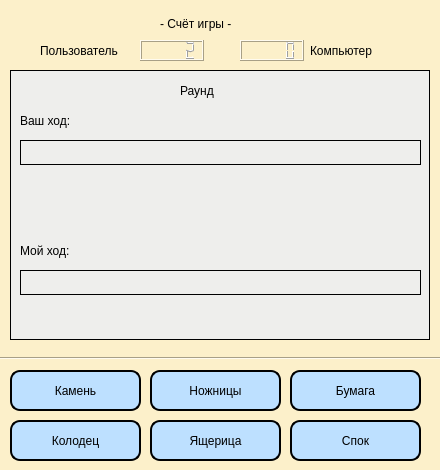
<?xml version="1.0" encoding="UTF-8"?>
<ui version="4.0">
 <class>MainWindow</class>
 <widget class="QMainWindow" name="MainWindow">
  <property name="geometry">
   <rect>
    <x>0</x>
    <y>0</y>
    <width>440</width>
    <height>470</height>
   </rect>
  </property>
  <property name="sizePolicy">
   <sizepolicy hsizetype="Fixed" vsizetype="Fixed">
    <horstretch>0</horstretch>
    <verstretch>0</verstretch>
   </sizepolicy>
  </property>
  <property name="minimumSize">
   <size>
    <width>440</width>
    <height>470</height>
   </size>
  </property>
  <property name="maximumSize">
   <size>
    <width>440</width>
    <height>470</height>
   </size>
  </property>
  <property name="windowTitle">
   <string>MainWindow</string>
  </property>
  <property name="styleSheet">
   <string notr="true">background-color: #fcf0ca;</string>
  </property>
  <widget class="QWidget" name="centralwidget">
   <widget class="QPushButton" name="button_well">
    <property name="geometry">
     <rect>
      <x>10</x>
      <y>420</y>
      <width>131</width>
      <height>41</height>
     </rect>
    </property>
    <property name="styleSheet">
     <string notr="true">border-color: rgb(0, 0, 0);
border-style: outset;
border-width: 2px;
border-radius: 10px;
background-color: #bde0ff;
font: 75 bold 18pt &quot;FreeSerif&quot;;

</string>
    </property>
    <property name="text">
     <string>Колодец</string>
    </property>
   </widget>
   <widget class="QPushButton" name="button_lizard">
    <property name="geometry">
     <rect>
      <x>150</x>
      <y>420</y>
      <width>131</width>
      <height>41</height>
     </rect>
    </property>
    <property name="styleSheet">
     <string notr="true">border-color: rgb(0, 0, 0);
border-style: outset;
border-width: 2px;
border-radius: 10px;
background-color: #bde0ff;
font: 75 bold 18pt &quot;FreeSerif&quot;;

</string>
    </property>
    <property name="text">
     <string>Ящерица</string>
    </property>
   </widget>
   <widget class="QPushButton" name="button_spock">
    <property name="geometry">
     <rect>
      <x>290</x>
      <y>420</y>
      <width>131</width>
      <height>41</height>
     </rect>
    </property>
    <property name="styleSheet">
     <string notr="true">border-color: rgb(0, 0, 0);
border-style: outset;
border-width: 2px;
border-radius: 10px;
background-color: #bde0ff;
font: 75 bold 18pt &quot;FreeSerif&quot;;

</string>
    </property>
    <property name="text">
     <string>Спок</string>
    </property>
   </widget>
   <widget class="Line" name="design_line">
    <property name="geometry">
     <rect>
      <x>0</x>
      <y>350</y>
      <width>441</width>
      <height>16</height>
     </rect>
    </property>
    <property name="orientation">
     <enum>Qt::Horizontal</enum>
    </property>
   </widget>
   <widget class="QPushButton" name="button_stone">
    <property name="geometry">
     <rect>
      <x>10</x>
      <y>370</y>
      <width>131</width>
      <height>41</height>
     </rect>
    </property>
    <property name="styleSheet">
     <string notr="true">border-color: rgb(0, 0, 0);
border-style: outset;
border-width: 2px;
border-radius: 10px;
background-color: #bde0ff;
font: 75 bold 18pt &quot;FreeSerif&quot;;

</string>
    </property>
    <property name="text">
     <string>Камень</string>
    </property>
   </widget>
   <widget class="QPushButton" name="button_scissors">
    <property name="geometry">
     <rect>
      <x>150</x>
      <y>370</y>
      <width>131</width>
      <height>41</height>
     </rect>
    </property>
    <property name="styleSheet">
     <string notr="true">border-color: rgb(0, 0, 0);
border-style: outset;
border-width: 2px;
border-radius: 10px;
background-color: #bde0ff;
font: 75 bold 18pt &quot;FreeSerif&quot;;

</string>
    </property>
    <property name="text">
     <string>Ножницы</string>
    </property>
   </widget>
   <widget class="QPushButton" name="button_papers">
    <property name="geometry">
     <rect>
      <x>290</x>
      <y>370</y>
      <width>131</width>
      <height>41</height>
     </rect>
    </property>
    <property name="styleSheet">
     <string notr="true">border-color: rgb(0, 0, 0);
border-style: outset;
border-width: 2px;
border-radius: 10px;
background-color: #bde0ff;
font: 75 bold 18pt &quot;FreeSerif&quot;;

</string>
    </property>
    <property name="text">
     <string>Бумага</string>
    </property>
   </widget>
   <widget class="QLabel" name="design_label">
    <property name="geometry">
     <rect>
      <x>10</x>
      <y>70</y>
      <width>420</width>
      <height>270</height>
     </rect>
    </property>
    <property name="styleSheet">
     <string notr="true">background-color: rgb(238, 238, 236);
border-style: outset;
border-color: rgb(0, 0, 0);
border-width: 1px;
</string>
    </property>
    <property name="text">
     <string/>
    </property>
   </widget>
   <widget class="QLabel" name="design_label2">
    <property name="geometry">
     <rect>
      <x>40</x>
      <y>40</y>
      <width>101</width>
      <height>21</height>
     </rect>
    </property>
    <property name="styleSheet">
     <string notr="true">font: 75 12pt &quot;FreeSerif&quot;;</string>
    </property>
    <property name="text">
     <string>Пользователь</string>
    </property>
   </widget>
   <widget class="QLCDNumber" name="user_score">
    <property name="geometry">
     <rect>
      <x>140</x>
      <y>40</y>
      <width>64</width>
      <height>21</height>
     </rect>
    </property>
    <property name="intValue" stdset="0">
     <number>2</number>
    </property>
   </widget>
   <widget class="QLCDNumber" name="computer_score">
    <property name="geometry">
     <rect>
      <x>240</x>
      <y>40</y>
      <width>64</width>
      <height>21</height>
     </rect>
    </property>
   </widget>
   <widget class="QLabel" name="design_label3">
    <property name="geometry">
     <rect>
      <x>310</x>
      <y>40</y>
      <width>81</width>
      <height>21</height>
     </rect>
    </property>
    <property name="styleSheet">
     <string notr="true">font: 75 12pt &quot;FreeSerif&quot;;</string>
    </property>
    <property name="text">
     <string>Компьютер</string>
    </property>
   </widget>
   <widget class="QLabel" name="design_label2_2">
    <property name="geometry">
     <rect>
      <x>160</x>
      <y>10</y>
      <width>121</width>
      <height>21</height>
     </rect>
    </property>
    <property name="styleSheet">
     <string notr="true">font: 75 16pt &quot;FreeSerif&quot;;</string>
    </property>
    <property name="text">
     <string>- Cчёт игры -</string>
    </property>
    <property name="alignment">
     <set>Qt::AlignBottom|Qt::AlignLeading|Qt::AlignLeft</set>
    </property>
   </widget>
   <widget class="QLabel" name="design_label5">
    <property name="geometry">
     <rect>
      <x>20</x>
      <y>110</y>
      <width>81</width>
      <height>21</height>
     </rect>
    </property>
    <property name="styleSheet">
     <string notr="true">background-color: rgb(238, 238, 236);
font: 75 16pt &quot;FreeSerif&quot;;</string>
    </property>
    <property name="text">
     <string>Ваш ход:</string>
    </property>
   </widget>
   <widget class="QLineEdit" name="user_change">
    <property name="geometry">
     <rect>
      <x>20</x>
      <y>140</y>
      <width>401</width>
      <height>25</height>
     </rect>
    </property>
    <property name="styleSheet">
     <string notr="true">background-color: rgb(238, 238, 236);
border-color: rgb(0, 0, 0);
border-style: outset;
border-width: 1px;</string>
    </property>
    <property name="alignment">
     <set>Qt::AlignCenter</set>
    </property>
    <property name="readOnly">
     <bool>true</bool>
    </property>
   </widget>
   <widget class="QLabel" name="design_label4">
    <property name="geometry">
     <rect>
      <x>20</x>
      <y>240</y>
      <width>81</width>
      <height>21</height>
     </rect>
    </property>
    <property name="styleSheet">
     <string notr="true">background-color: rgb(238, 238, 236);
font: 75 16pt &quot;FreeSerif&quot;;</string>
    </property>
    <property name="text">
     <string>Мой ход:</string>
    </property>
   </widget>
   <widget class="QLineEdit" name="computer_change">
    <property name="geometry">
     <rect>
      <x>20</x>
      <y>270</y>
      <width>401</width>
      <height>25</height>
     </rect>
    </property>
    <property name="styleSheet">
     <string notr="true">background-color: rgb(238, 238, 236);
border-color: rgb(0, 0, 0);
border-style: outset;
border-width: 1px;</string>
    </property>
    <property name="alignment">
     <set>Qt::AlignCenter</set>
    </property>
    <property name="readOnly">
     <bool>true</bool>
    </property>
   </widget>
   <widget class="QLabel" name="design_label4_2">
    <property name="geometry">
     <rect>
      <x>180</x>
      <y>80</y>
      <width>91</width>
      <height>21</height>
     </rect>
    </property>
    <property name="styleSheet">
     <string notr="true">background-color: rgb(238, 238, 236);
font: 75 16pt &quot;FreeSerif&quot;;</string>
    </property>
    <property name="text">
     <string>Раунд </string>
    </property>
   </widget>
   <widget class="QLabel" name="design_label_tablo">
    <property name="geometry">
     <rect>
      <x>20</x>
      <y>190</y>
      <width>401</width>
      <height>41</height>
     </rect>
    </property>
    <property name="styleSheet">
     <string notr="true">background-color: rgb(238, 238, 236);
font: 75 16pt &quot;FreeSerif&quot;;</string>
    </property>
    <property name="text">
     <string/>
    </property>
    <property name="alignment">
     <set>Qt::AlignCenter</set>
    </property>
    <property name="wordWrap">
     <bool>true</bool>
    </property>
   </widget>
  </widget>
 </widget>
 <resources/>
 <connections/>
</ui>
